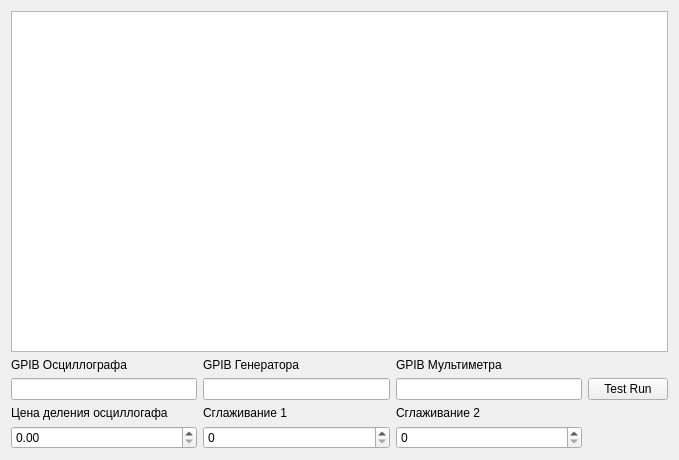
<?xml version="1.0" encoding="UTF-8"?>
<ui version="4.0">
 <class>vibuprautClass</class>
 <widget class="QWidget" name="vibuprautClass">
  <property name="geometry">
   <rect>
    <x>0</x>
    <y>0</y>
    <width>679</width>
    <height>460</height>
   </rect>
  </property>
  <property name="windowTitle">
   <string>vibupraut</string>
  </property>
  <layout class="QVBoxLayout">
   <item>
    <widget class="QGraphicsView" name="graph"/>
   </item>
   <item>
    <layout class="QGridLayout">
     <item row="0" column="0">
      <widget class="QLabel" name="lbOscId">
       <property name="text">
        <string>GPIB Осциллографа</string>
       </property>
      </widget>
     </item>
     <item row="0" column="1">
      <widget class="QLabel" name="lbGenId">
       <property name="text">
        <string>GPIB Генератора</string>
       </property>
      </widget>
     </item>
     <item row="0" column="2">
      <widget class="QLabel" name="lbMulID">
       <property name="text">
        <string>GPIB Мультиметра</string>
       </property>
      </widget>
     </item>
     <item row="1" column="0">
      <widget class="QLineEdit" name="edOscId"/>
     </item>
     <item row="1" column="1">
      <widget class="QLineEdit" name="edGenId"/>
     </item>
     <item row="1" column="2">
      <widget class="QLineEdit" name="edMulId"/>
     </item>
     <item row="2" column="0">
      <widget class="QLabel" name="lbOscVol">
       <property name="toolTip">
        <string>Цена деления осциллографа при первом пробеге (Вольт)</string>
       </property>
       <property name="text">
        <string>Цена деления осциллогафа</string>
       </property>
      </widget>
     </item>
     <item row="2" column="1">
      <widget class="QLabel" name="lbSm1">
       <property name="toolTip">
        <string>Глубина сглаживания при первом пробеге</string>
       </property>
       <property name="text">
        <string>Сглаживание 1</string>
       </property>
      </widget>
     </item>
     <item row="2" column="2">
      <widget class="QLabel" name="lbSm2">
       <property name="toolTip">
        <string>Глубина сглаживания при втором пробеге</string>
       </property>
       <property name="text">
        <string>Сглаживание 2</string>
       </property>
      </widget>
     </item>
     <item row="3" column="0">
      <widget class="QDoubleSpinBox" name="sbOscVol"/>
     </item>
     <item row="3" column="1">
      <widget class="QSpinBox" name="sbSm1">
       <property name="maximum">
        <number>1000</number>
       </property>
      </widget>
     </item>
     <item row="3" column="2">
      <widget class="QSpinBox" name="sbSm2">
       <property name="maximum">
        <number>1000</number>
       </property>
      </widget>
     </item>
     <item row="1" column="3">
      <widget class="QPushButton" name="btRun">
       <property name="text">
        <string>Test Run</string>
       </property>
      </widget>
     </item>
    </layout>
   </item>
  </layout>
 </widget>
 <layoutdefault spacing="6" margin="11"/>
 <tabstops>
  <tabstop>edOscId</tabstop>
  <tabstop>edGenId</tabstop>
  <tabstop>edMulId</tabstop>
  <tabstop>graph</tabstop>
 </tabstops>
 <resources/>
 <connections/>
</ui>
